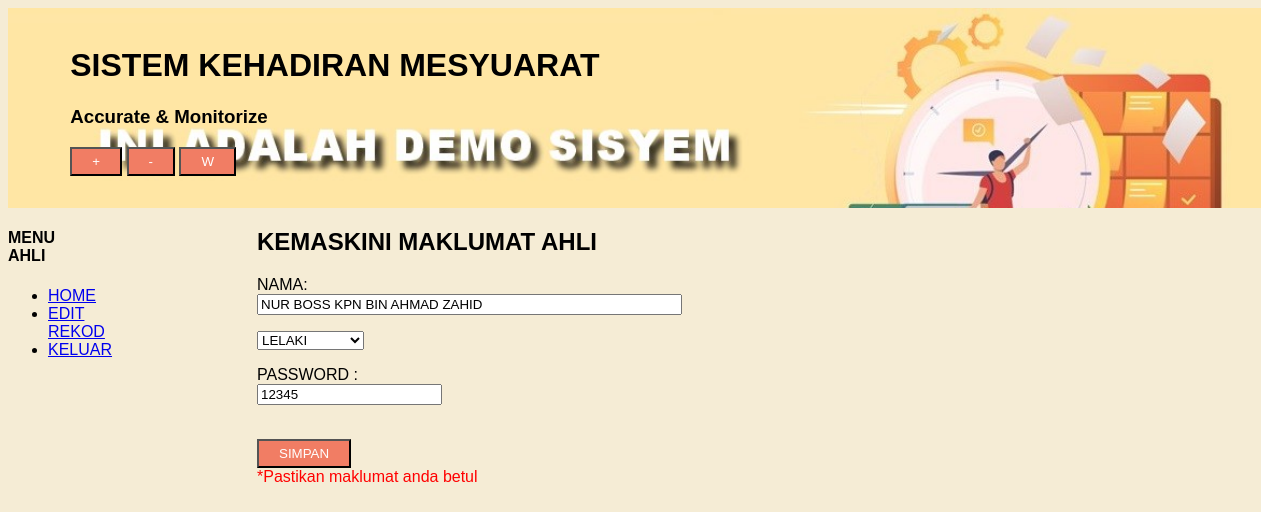
Screenshot of /modul1/edit_ahli.php (signed in) with the database file from the repository.
### tables this page shows
CREATE TABLE `hp` (
  `nomHp` varchar(14) NOT NULL,
  `nama` varchar(100) DEFAULT NULL
);

CREATE TABLE `peserta` (
  `nomKp` varchar(12) NOT NULL,
  `jantina` varchar(11) NOT NULL,
  `password` varchar(15) NOT NULL,
  `aras` varchar(10) DEFAULT NULL,
  `nomHp` varchar(15) NOT NULL
);

### modul1/edit_ahli.php (the view, shortened to what this page needs)
<?php
include 'header.php';
$AhliEdit = $_SESSION['user'];
$dataAhli=mysqli_query($con,"
SELECT * FROM peserta AS t1
INNER JOIN hp AS t2
ON t1.nomHp=t2.nomHp
WHERE t1.nomKp='$AhliEdit'");
$EditData=mysqli_fetch_array($dataAhli);
?>
<html>
<div id="menu">
<?php include 'menu.php'; ?>
</div>
<div id="isi">
<h2>KEMASKINI MAKLUMAT AHLI</h2>
<form method="POST" >
<p>NAMA:<br>
<input size="50" type="text" name="nama"
value="<?php echo $EditData['nama'];?>" autofocus></p>
<select name="jantina">
<option value="<?php echo $EditData['jantina'];?>">
<?php echo $EditData['jantina'];?></option>
</select>
<p>PASSWORD :<br>
<input type="text" name="pass" maxLength="6"
value="<?php echo $EditData['password'];?>"></p>
<br>
<button name="submit" type="submit">SIMPAN</button>
<br>
<font color='red'>*Pastikan maklumat anda betul</font>
</form>
</div>
</html>

### modul1/style.css (style rules this page uses)
#menu { width: 20%; left: 1%; float: left; }
#isi { width: 80%; float: left; overflow-wrap: break-word; }
button { background-color:#f17d64; color:white; padding:5px 20px; display: inline-block; }
html { font-family: "Lucida Sans", sans-serif; }

### rows the page displays
hp: nama "NUR BOSS KPN BIN AHMAD ZAHID", jantina "LELAKI", pass "12345"

### other values shown
$namasys1 "SISTEM KEHADIRAN MESYUARAT"
$motto "Accurate & Monitorize"
